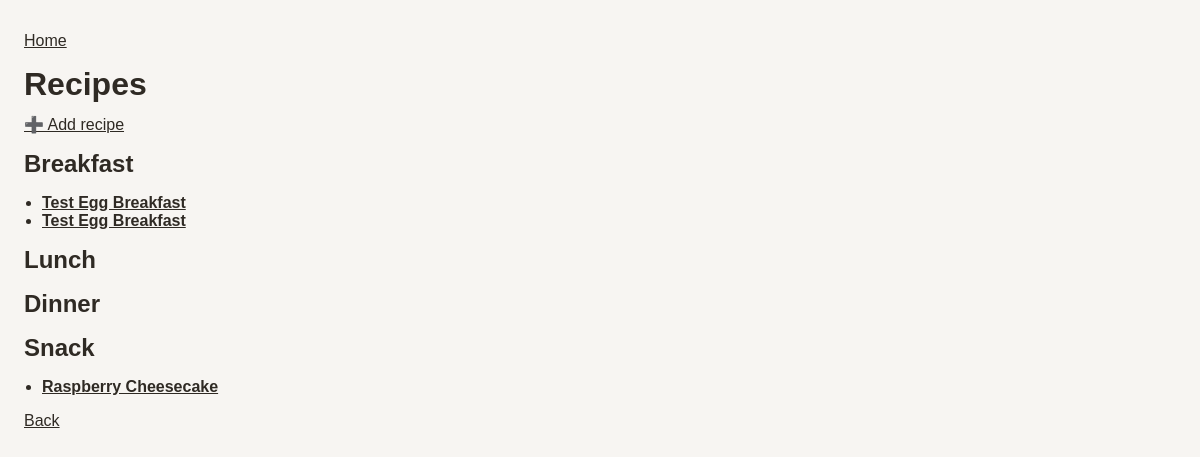
Page /recipes on the earlier database version.
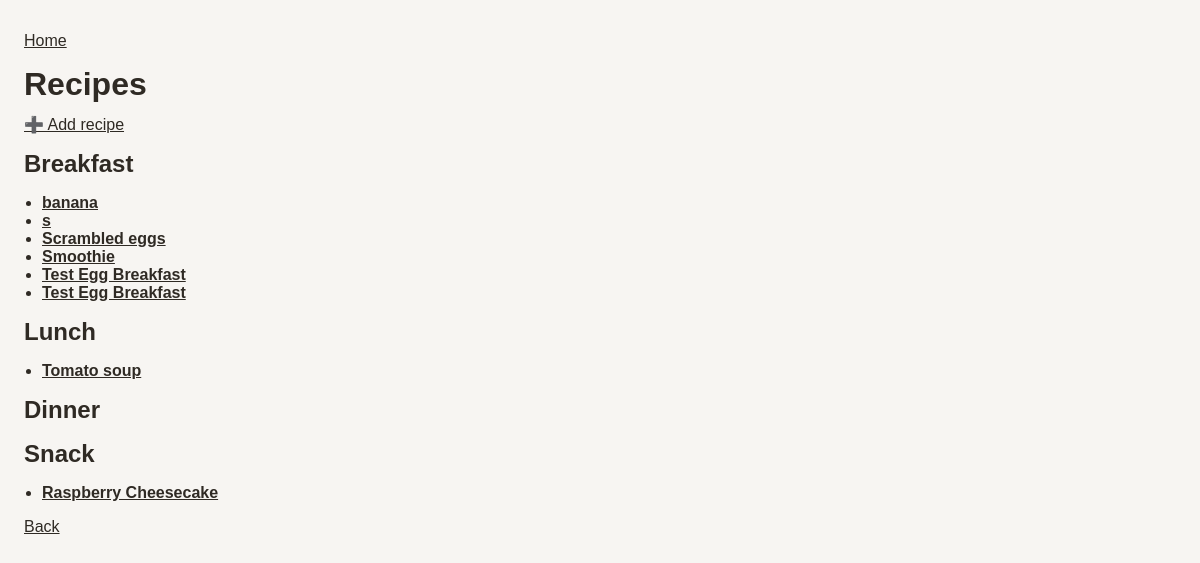
Same page on the later database version.
### tables this page shows
CREATE TABLE recipes (
            id INTEGER PRIMARY KEY AUTOINCREMENT,
            name TEXT NOT NULL,
            category TEXT NOT NULL,
            instructions TEXT,
            image_path TEXT
        );

### app/routes/recipes.py (the view)
@router.get("")
def list_recipes(request: Request):
    with sqlite3.connect(RECIPE_DB_PATH) as conn:
        cur = conn.cursor()
        cur.execute(
            """
            SELECT id, name, category
            FROM recipes
            ORDER BY category, name
        """
        )
        recipes = cur.fetchall()
    recipes_by_category = {
        "breakfast": [],
        "lunch": [],
        "dinner": [],
        "snack": [],
    }
    for recipe in recipes:
        recipes_by_category.setdefault(recipe[2], []).append(recipe)
    for items in recipes_by_category.values():
        items.sort(key=lambda item: item[1].lower())
    return templates.TemplateResponse(
        "recipes_list.html",
        {
            "request": request,
            "recipes_by_category": recipes_by_category,
        },
    )

### app/templates/recipes_list.html (shortened to what this page needs)
{% extends "base.html" %}
{% block content %}
    <h1>Recipes</h1>
    <p>
      <a href="/recipes/new">➕ Add recipe</a>
    </p>
    {% for category in ["breakfast", "lunch", "dinner", "snack"] %}
    <h2>{{ category | capitalize }}</h2>
    <ul>
      {% for r in recipes_by_category.get(category, []) %}
      <li>
        <a href="/recipes/{{ r[0] }}">
          <strong>{{ r[1] }}</strong>
        </a>
      </li>
      {% endfor %}
    </ul>
    {% endfor %}
    <a href="/">Back</a>
{% endblock %}

### app/templates/base.html (shortened to what this page needs)
<!DOCTYPE html>
<html>
  <head>
    <link rel="stylesheet" href="/static/style.css" />
  </head>
  <body>
    {% if not hide_home %}
    <p><a href="/">Home</a></p>
    {% endif %}
    {% block content %}{% endblock %}
  </body>
</html>

### app/static/style.css (style rules this page uses)
* { box-sizing: border-box; }
body { margin: 0; padding: 24px; font-family: "Trebuchet MS", "Lucida Grande", sans-serif; color: #2f2a24; background: #f7f5f2; }
h1, h2, h3 { margin: 0 0 12px 0; }
p { margin: 8px 0 16px; }
a { color: #2f2a24; }
ul { padding-left: 18px; }

Differences in the rows shown:
added recipes: name "banana", shown under "Breakfast"
added recipes: name "s", shown under "Breakfast"
added recipes: name "Scrambled eggs", shown under "Breakfast"
added recipes: name "Smoothie", shown under "Breakfast"
added recipes: name "Tomato soup", shown under "Lunch"
